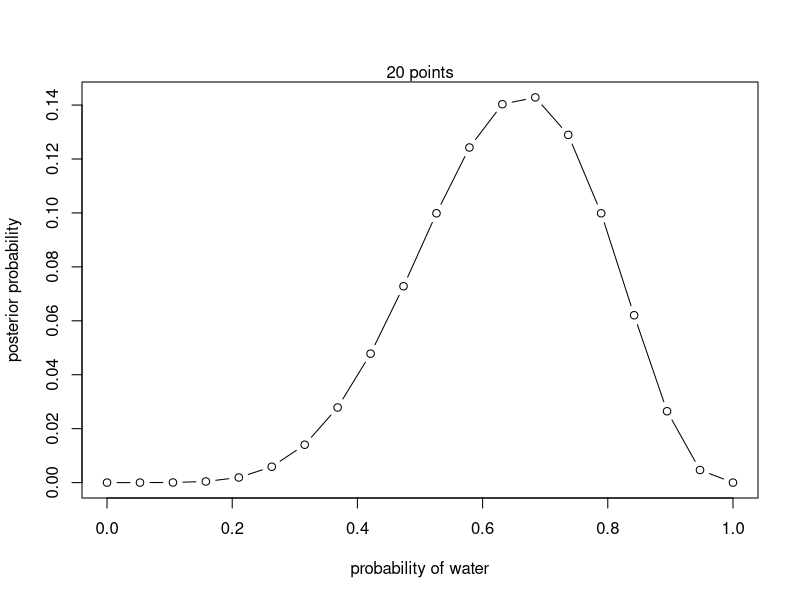

This chart was generated by the following R code:
##### Pagina 40  Statistics Rethinking
#define grid
p_grid<-seq(from=0, to=1,length.out = 20)

#define prior
prior<-rep(1,20)

#compute likelihood at each value in grid
likelihood<-dbinom(6,size = 9,prob = p_grid)

#compute product of likelihood and prior
unstd.posterior<-likelihood*prior

#standarize the posterior, so it sums to 1
posterior <- unstd.posterior/sum(unstd.posterior)

plot(p_grid,posterior, type = "b", xlab = "probability of water", ylab = "posterior probability")

mtext("20 points")

# prior<-ifelse(p_grid<0.5,0,1)
# 
# prior<-exp(-5*abs(p_grid-0.5))
